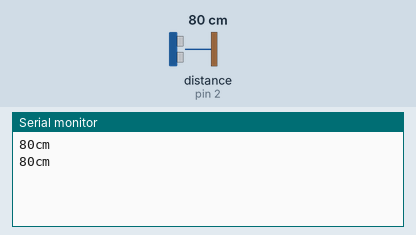
Recording of a sketch running on a simulated Arduino Uno, built with avr-gcc and run on an emulated ATmega328P. Shown: the last lines printed to the serial monitor. Wiring (inferred from the names in the program): ultrasonic range finder: trigger pin 4; echo pin 2. The inputs (shaded band) are chosen by the test bench; at power-on: distance to the obstacle (sensor on pin 2) 80 cm. The echo pulse lasts 58.3 µs per cm.

Above: at 1.8 s.
1.9 s: distance to the obstacle (sensor on pin 2) set to 2 cm
At 2.6 s:
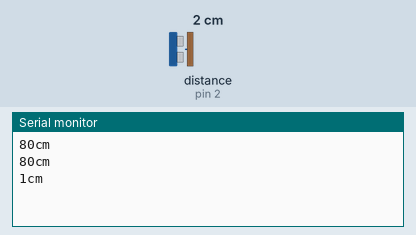
3.4 s: distance to the obstacle (sensor on pin 2) set to 4 cm
At 4.8 s:
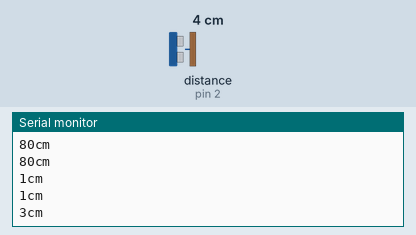
Timing chart, 0 to 6.4 s (numbered marks = the images above; inputs shaded):
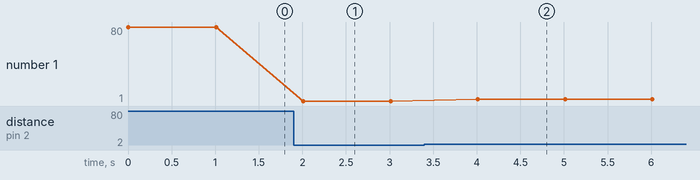

The sketch:

Brouillon.ino
```cpp
#include <Arduino.h>

#define trig  4
#define echo  2
long mesure_echo;
long mesure_cm;

void setup()
{
  pinMode(trig, OUTPUT); // On définit le pin trigger comme une sortie
  digitalWrite(trig, LOW); // Et on le mets à l'état bas
  pinMode(echo, INPUT); // On définit le pin echo comme une entrée
  Serial.begin(9600);
}

void loop()
{
  digitalWrite(trig, HIGH); // On passe le trigger à l'état haut pendant une durée de 10µs
  delayMicroseconds(10);
  digitalWrite(trig, LOW);

  mesure_echo = pulseIn(echo, HIGH); // On récupère la mesure
  mesure_cm = mesure_echo / 58; // On la convertis en cm

  Serial.print(mesure_cm); // On l'affiche
  Serial.println("cm");

  delay(1000); // On attends 1 seconde avant de lancer la prochaine mesure
}
```

DistanceSensor.cpp
```cpp
#include "DistanceSensor.h"

DistanceSensor::DistanceSensor(int trig,int echo){
  pin_trig = trig;
  pin_echo = echo;
  pinMode(pin_trig,OUTPUT);
  pinMode(pin_echo,INPUT);
}

float DistanceSensor::getDistance(){
  digitalWrite(pin_trig, HIGH); // On passe le trigger à l'état haut pendant une durée de 10µs
  delayMicroseconds(10);
  digitalWrite(pin_trig, LOW);
  last_distance = (float)pulseIn(pin_echo, HIGH)*1000000*SOUND_SPEED; // On récupère la mesure
  return last_distance;
}
```

DistanceSensor.h
```cpp
#ifndef  __DistanceSensoer__
#define  __DistanceSensoer__

#include <Arduino.h>
#define SOUND_SPEED 340,29

class DistanceSensor{

  private:
  int pin_trig;
  int pin_echo;
  float last_distance;

  public:
  DistanceSensor(int trig,int echo);
  float getDistance();


};

#endif //__DistanceSensoer__
```

Measured:
- after the input at 1.9 s, the serial monitor: prints a new line after 0.11 s (image 1)
- after the input at 3.4 s, the serial monitor: prints a new line after 0.61 s (image 2)
- plotted number 1: 80 → 1 after the input at 1.9 s, 1 → 3 after the input at 3.4 s
